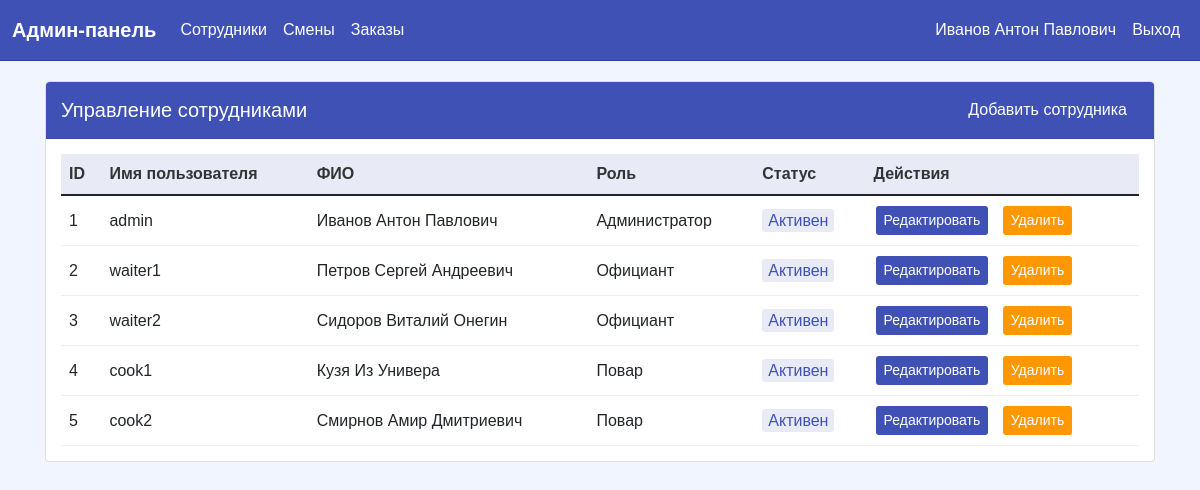
Page /admin/employees.php (signed in) on the committed database.
### tables this page shows
CREATE TABLE `users` (
  `id` int(11) NOT NULL,
  `username` varchar(50) NOT NULL,
  `password` varchar(255) NOT NULL,
  `full_name` varchar(100) NOT NULL,
  `role_id` int(11) NOT NULL,
  `is_blocked` tinyint(1) DEFAULT 0,
  `login_attempts` int(11) DEFAULT 0,
  `last_attempt_time` timestamp NULL DEFAULT NULL
);

CREATE TABLE `roles` (
  `id` int(11) NOT NULL,
  `name` varchar(50) NOT NULL
);

### admin/employees.php (the view, shortened to what this page needs)
<?php
require_once 'templates/header.php';
$db = require_once '../config/database.php';
?>
<div class="container">
    <div class="card">
        <div class="card-header d-flex justify-content-between align-items-center">
            <h5 class="mb-0">Управление сотрудниками</h5>
            <button type="button" class="btn btn-success" data-bs-toggle="modal" data-bs-target="#addEmployeeModal">
                Добавить сотрудника
            </button>
        </div>
        <div class="card-body">
            <div class="table-responsive">
                <table class="table">
                    <thead>
                        <tr>
                            <th>ID</th>
                            <th>Имя пользователя</th>
                            <th>ФИО</th>
                            <th>Роль</th>
                            <th>Статус</th>
                            <th>Действия</th>
                        </tr>
                    </thead>
                    <tbody id="employeesTable">
                        <?php
                        try {
                            $query = "SELECT u.id, u.username, u.full_name, r.name as role, u.is_blocked, u.login_attempts
                                     FROM users u
                                     JOIN roles r ON u.role_id = r.id
                                     ORDER BY u.id";
                            $stmt = $db->prepare($query);
                            $stmt->execute();
                            while ($row = $stmt->fetch()) {
                                echo "<tr>";
                                echo "<td>" . htmlspecialchars($row['id']) . "</td>";
                                echo "<td>" . htmlspecialchars($row['username']) . "</td>";
                                echo "<td>" . htmlspecialchars($row['full_name']) . "</td>";
                                echo "<td>" . htmlspecialchars($row['role']) . "</td>";
                                echo "<td>" . ($row['is_blocked'] ? '<span class="status-blocked">Заблокирован</span>' : '<span class="status-active">Активен</span>') . "</td>";
                                echo "<td>
                                        <button class='btn btn-success btn-sm me-2' onclick='editEmployee(" . $row['id'] . ")'>
                                            Редактировать
                                        </button>
                                        <button class='btn btn-danger btn-sm' onclick='deleteEmployee(" . $row['id'] . ")'>
                                            Удалить
                                        </button>";
                                echo "</td>";
                                echo "</tr>";
                            }
                        } catch(PDOException $e) {
                            echo "<div class='alert alert-danger'>Ошибка при получении данных: " . $e->getMessage() . "</div>";
                        }
                        ?>
                    </tbody>
                </table>
            </div>
        </div>
    </div>
</div>
<?php require_once 'templates/footer.php'; ?>

### admin/templates/header.php (shortened to what this page needs)
<!DOCTYPE html>
<html lang="ru">
<head>
    <link href="https://cdn.jsdelivr.net/npm/bootstrap@5.1.3/dist/css/bootstrap.min.css" rel="stylesheet">
    <link href="../style/admin.css" rel="stylesheet">
</head>
<body>
    <nav class="navbar navbar-expand-lg">
        <div class="container-fluid">
            <a class="navbar-brand" href="index.php">Админ-панель</a>
            <div class="collapse navbar-collapse" id="navbarNav">
                <ul class="navbar-nav">
                    <li class="nav-item">
                        <a class="nav-link" href="employees.php">Сотрудники</a>
                    </li>
                    <li class="nav-item">
                        <a class="nav-link" href="shifts.php">Смены</a>
                    </li>
                    <li class="nav-item">
                        <a class="nav-link" href="orders.php">Заказы</a>
                    </li>
                </ul>
                <ul class="navbar-nav ms-auto">
                    <li class="nav-item">
                        <span class="nav-link"><?php echo htmlspecialchars($_SESSION['full_name']); ?></span>
                    </li>
                    <li class="nav-item">
                        <a class="nav-link" href="../logout.php">Выход</a>
                    </li>
                </ul>
            </div>
        </div>
    </nav>
</body>
</html>

### admin/templates/footer.php
    </body>
</html>

### style/admin.css (style rules this page uses)
body { background-color: #f0f5ff; min-height: 100vh; margin: 0; padding: 0; font-family: Arial, sans-serif; }
.navbar { background-color: #3f51b5; padding: 10px 0; border-bottom: 1px solid #303f9f; }
.navbar-brand { color: white !important; font-weight: 600; }
.nav-link { color: white !important; }
.container { padding: 20px 15px; }
.card { background: white; border-radius: 4px; border: 1px solid #ddd; margin-bottom: 20px; }
.card-header { background-color: #3f51b5; color: white; border-radius: 4px 4px 0 0 !important; padding: 10px 15px; font-weight: 500; }
.card-body { padding: 15px; }
.btn-success { background-color: #3f51b5; border: none; border-radius: 3px; padding: 6px 12px; font-weight: 500; }
.btn-danger { background-color: #ff9800; border: none; border-radius: 3px; padding: 6px 12px; font-weight: 500; }
.table { width: 100%; margin-bottom: 0; }
.table th { background-color: #e8eaf6; color: #333; font-weight: 600; border: none; }
.table td { vertical-align: middle; border-color: #eee; }
.status-active { color: #3f51b5; background-color: #e8eaf6; padding: 3px 6px; border-radius: 3px; font-weight: 500; }
.table .btn { margin: 2px; padding: 4px 8px; font-size: 14px; border-radius: 3px; }
.table .btn-success { background-color: #3f51b5; color: white; border: none; }
.table .btn-danger { background-color: #ff9800; color: white; border: none; }

### rows in the picture
users: id "1", username "admin", full_name "Иванов Антон Павлович", role.name "Администратор", is_blocked "Активен"
users: id "2", username "waiter1", full_name "Петров Сергей Андреевич", role.name "Официант", is_blocked "Активен"
users: id "3", username "waiter2", full_name "Сидоров Виталий Онегин", role.name "Официант", is_blocked "Активен"
users: id "4", username "cook1", full_name "Кузя Из Универа", role.name "Повар", is_blocked "Активен"
users: id "5", username "cook2", full_name "Смирнов Амир Дмитриевич", role.name "Повар", is_blocked "Активен"

### other values in the picture
$_SESSION['full_name'] "Иванов Антон Павлович"
